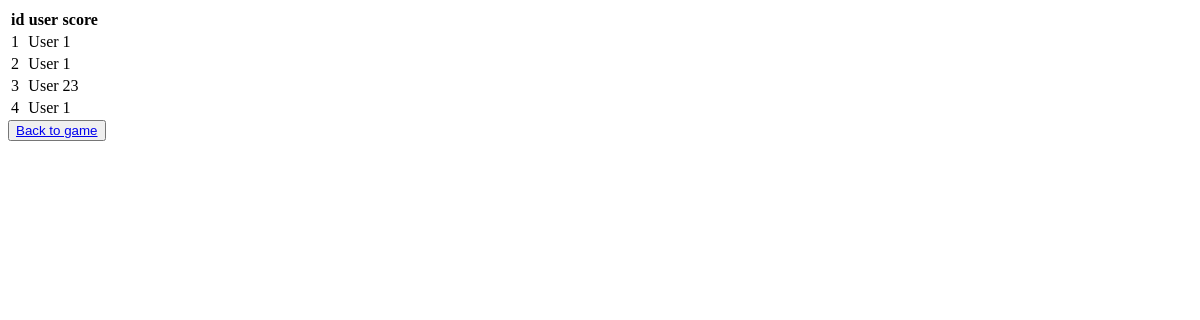
/authorization/show_scores, run on an earlier commit of the app's database.
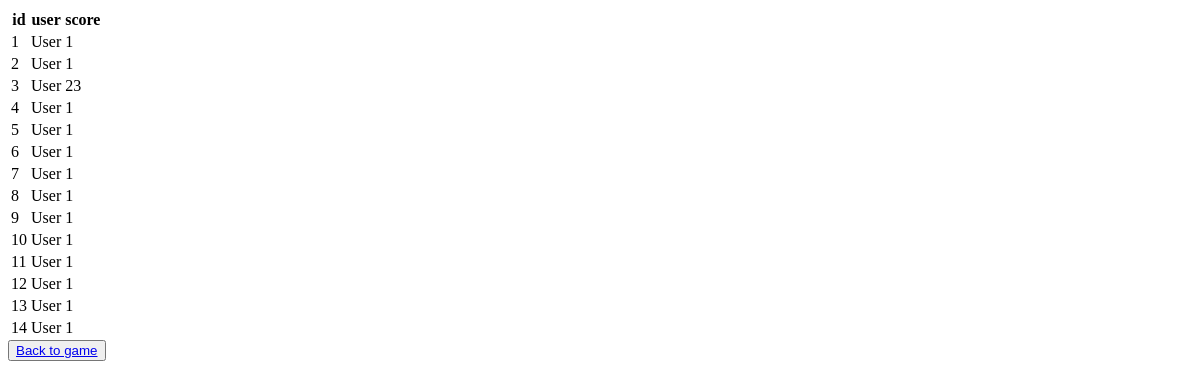
And on a later commit of the database.
### authorization/models.py (models this page shows)
class Score(models.Model):
    user = models.CharField(max_length=30)
    score = models.IntegerField()

### authorization/views.py (the view)
# urls.py: path('show_scores', views.show_scores, name = "show_scores"),
def show_scores(request):
    MODEL_HEADERS=[f.name for f in Score._meta.get_fields()]
    query_results = [list(i.values()) for i in list(Score.objects.all().values())]
    return render(request, "Scores_show.html", {
            "query_results" : query_results,
            "model_headers" : MODEL_HEADERS
        })

### templates/Scores_show.html
<table>
    <tr>
    {% for item in model_headers %}
    <th>{{ item }}</th>
    {% endfor %}
    </tr>
    {% for all_rows in query_results %}
    <tr>
    {% for every_column in all_rows %}
    <td>{{ every_column }}</td>
    {% endfor %}
    </tr>
    {% endfor %}
</table>
<button  class="back_to_game" type="button"><a href="/snake_game">  Back to game</button>

What changed in the data, as far as the page shows it:
added Score: all_rows "User"
added Score: all_rows "User"
added Score: all_rows "User"
added Score: all_rows "User"
added Score: all_rows "User"
added Score: all_rows "User"
added Score: all_rows "User"
added Score: all_rows "User"
added Score: all_rows "User"
added Score: all_rows "User"
Also different on the page:
new list line: "5 1"
new list line: "6 1"
new list line: "7 1"
new list line: "8 1"
new list line: "9 1"
new list line: "10 1"
new list line: "11 1"
new list line: "12 1"
new list line: "13 1"
new list line: "14 1"
